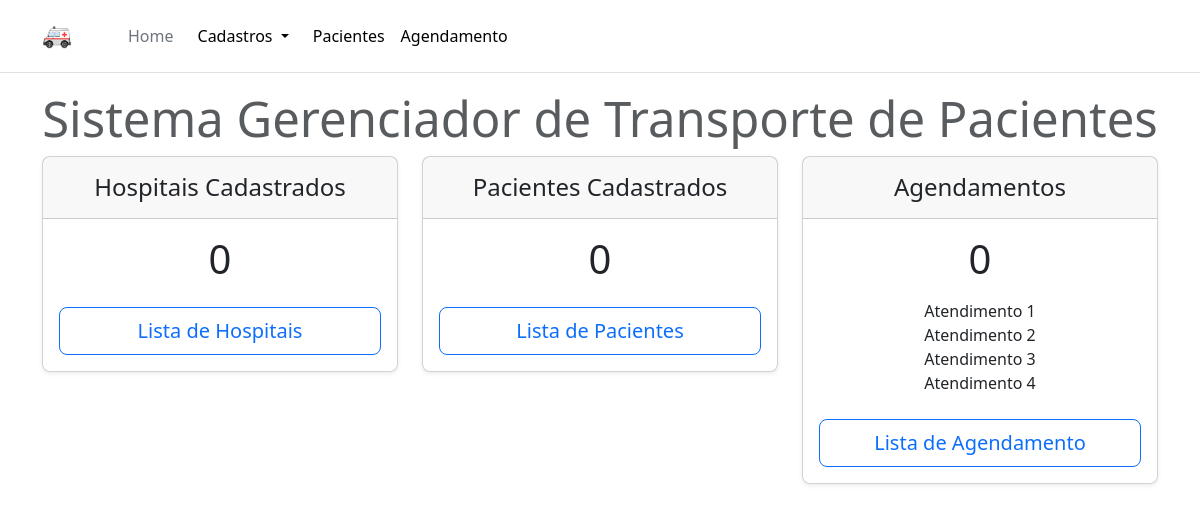
Before: / with the older database file.
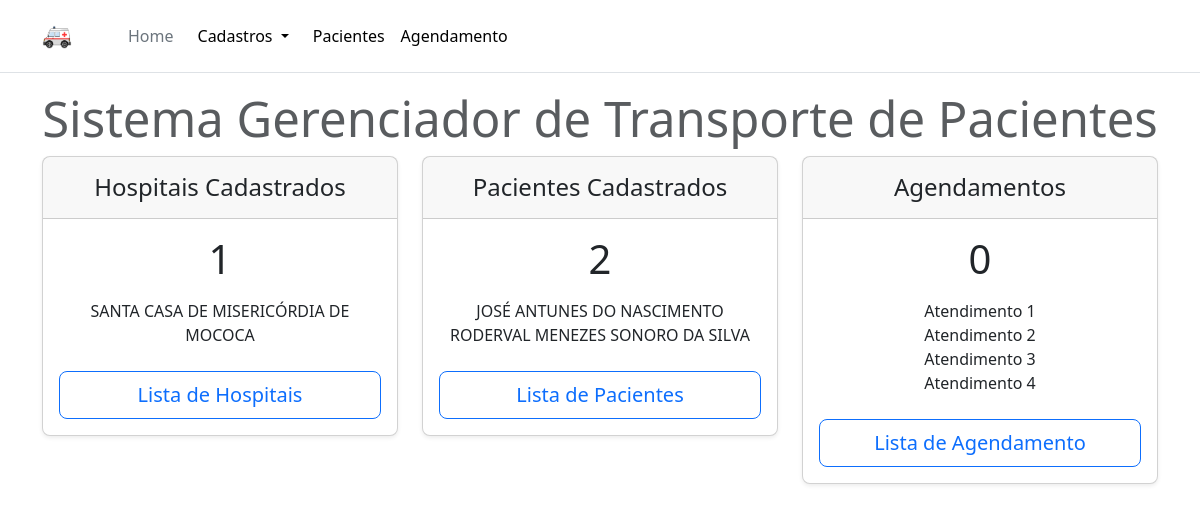
After: the same page with the newer database file.
### app.py (models this page shows, shortened)
class Hospital (Base):
    __tablename__ = "HOSPITAL"
    hospital_id = Column(INTEGER, primary_key=True)
    endereco_id = Column(INTEGER, nullable=False)
    nome = Column(TEXT(250), nullable=False)

class Paciente (Base):
    __tablename__ = "PACIENTE"
    paciente_id = Column(INTEGER, primary_key=True)
    endereco_id = Column(INTEGER, nullable=False)
    nome = Column(TEXT(250), nullable=False)
    data_nasc = Column(TEXT(10), nullable=False)
    tel_1 = Column(TEXT(11), nullable=False)
    tel_2 = Column(TEXT(11), nullable=True)

### app.py (the view)
@app.route("/")
def index():
    num_hospitais = session.query(func.count(Hospital.hospital_id)).scalar()
    num_pacientes = session.query(func.count(Paciente.paciente_id)).scalar()
    num_agendamentos = session.query(func.count(Agendamento.agendamento_id)).scalar()
    sql = select(Hospital)
    lt_hospitais = session.scalars(sql)
    sql = select(Paciente)
    lt_pacientes = session.scalars(sql)
    return render_template('index.html', hospitais=num_hospitais, pacientes=num_pacientes, agendamentos=num_agendamentos, lt_hospitais=lt_hospitais, lt_pacientes=lt_pacientes)

### templates/index.html
{% extends 'base.html' %}
{% block content %}
    <h1 class="display-4 fw-normal d-flex justify-content-center"><small class="text-body-secondary fw-light">Sistema Gerenciador de Transporte de Pacientes</small></h1>
    <div class="row row-cols-1 row-cols-md-3 mb-3 text-center">
        <div class="col">
            <div class="card mb-4 rounded-3 shadow-sm">
                <div class="card-header py-3">
                    <h4 class="my-0 fw-normal">Hospitais Cadastrados</h4>
                </div>
                <div class="card-body">
                    <h1 class="card-title pricing-card-title">{{hospitais}}</h1>
                    <ul class="list-unstyled mt-3 mb-4">
                        {% for hospital in lt_hospitais %}
                        <li>{{hospital.nome}}</li>
                        {% endfor %}
                    </ul>
                    <button type="button" class="w-100 btn btn-lg btn-outline-primary">Lista de Hospitais</button>
                </div>
            </div>
        </div>
        <div class="col">
            <div class="card mb-4 rounded-3 shadow-sm">
                <div class="card-header py-3">
                    <h4 class="my-0 fw-normal">Pacientes Cadastrados</h4>
                </div>
                <div class="card-body">
                    <h1 class="card-title pricing-card-title">{{pacientes}}</h1>
                    <ul class="list-unstyled mt-3 mb-4">
                        {% for paciente in lt_pacientes %}
                        <li>{{paciente.nome}}</li>
                        {% endfor %}
                    </ul>
                    <button type="button" class="w-100 btn btn-lg btn-outline-primary">Lista de Pacientes</button>
                </div>
            </div>
        </div>
        <div class="col">
            <div class="card mb-4 rounded-3 shadow-sm">
                <div class="card-header py-3">
                    <h4 class="my-0 fw-normal">Agendamentos</h4>
                </div>
                <div class="card-body">
                    <h1 class="card-title pricing-card-title">{{agendamentos}}</h1>
                    <ul class="list-unstyled mt-3 mb-4">
                        <li>Atendimento 1</li>
                        <li>Atendimento 2</li>
                        <li>Atendimento 3</li>
                        <li>Atendimento 4</li>
                    </ul>
                    <button type="button" class="w-100 btn btn-lg btn-outline-primary">Lista de Agendamento</button>
                </div>
            </div>
        </div>
      </div>
{% endblock %}

Changed rows visible on the page:
added Hospital: nome "SANTA CASA DE MISERICÓRDIA DE MOCOCA"
added Paciente: nome "JOSÉ ANTUNES DO NASCIMENTO"
added Paciente: nome "RODERVAL MENEZES SONORO DA SILVA"
Other visible differences:
{{ hospitais }}: "0" → "1"
{{ pacientes }}: "0" → "2"
